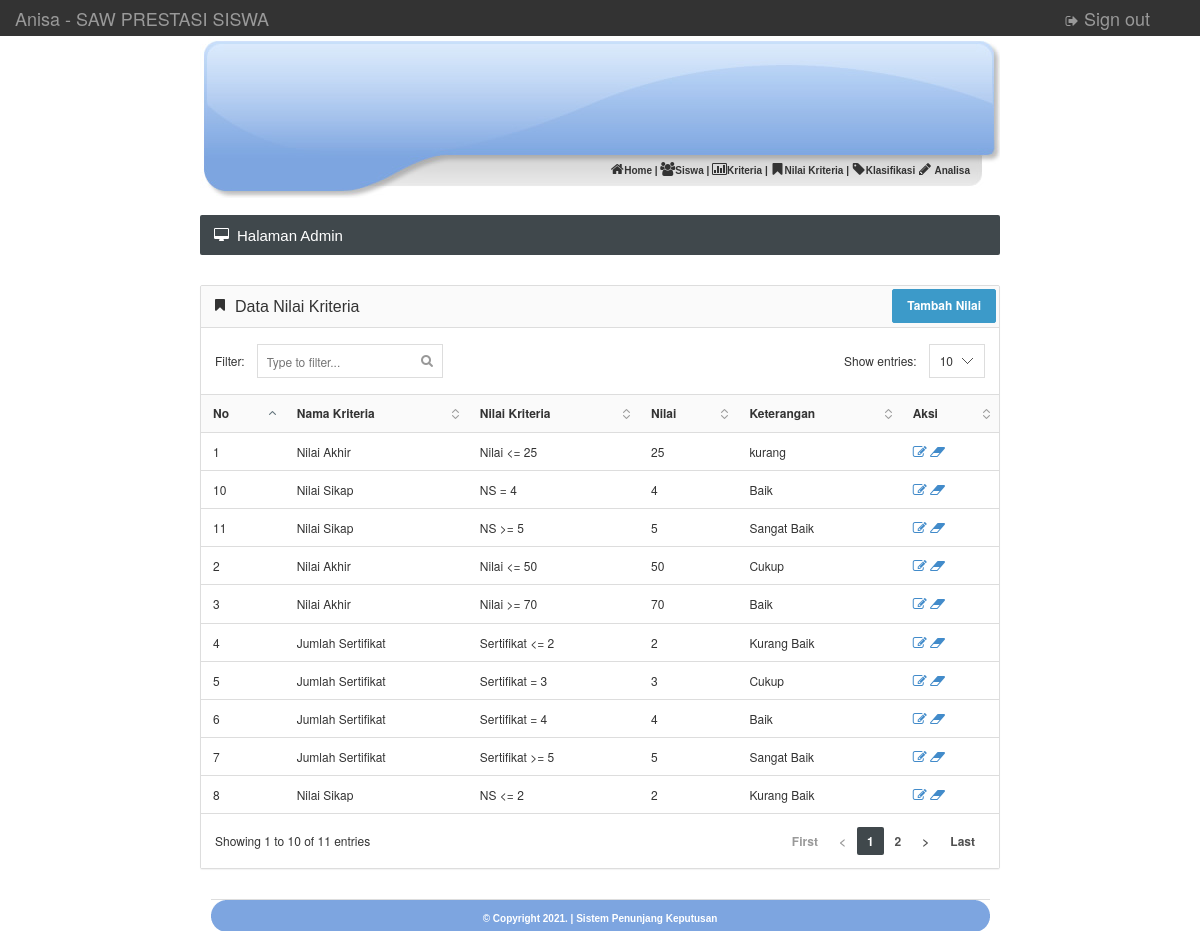
Screenshot of /admin/himpunan.php (signed in) with the database file from the repository.
### tables this page shows
CREATE TABLE `himpunan` (
  `id_himpunan` int(5) NOT NULL,
  `id_kriteria` int(5) NOT NULL,
  `namahimpunan` varchar(100) NOT NULL,
  `nilai` varchar(100) NOT NULL,
  `keterangan` varchar(100) NOT NULL
);

CREATE TABLE `kriteria` (
  `id_kriteria` int(5) NOT NULL,
  `namakriteria` varchar(100) NOT NULL,
  `atribut` varchar(100) NOT NULL
);

### admin/himpunan.php (the view)
<?php
include "head.php";
?>
			<?php include "menu.php"; ?>
			</div>
		<br />
		<div id="content">
			<div class="page-title">
				<h5><i class="fa fa-desktop"></i> Halaman Admin</h5>
			</div>
			<div class="panel panel-default">
				<div class="panel-heading" align="right"><h6 class="panel-title"><i class="fa fa-bookmark"></i> Data Nilai Kriteria</h6>
				<a href="himpunan_tambah.php"><input type="submit" value="Tambah Nilai" class="btn btn-info"></a>
				</div>
				<div class="datatable">
					<table class="table table-hover">
						<thead>
							<tr>
								<th>No</th>
								<th>Nama Kriteria</th>
								<th>Nilai Kriteria</th>
								<th>Nilai</th>
								<th>Keterangan</th>
								<th>Aksi</th>
							</tr>
						</thead>
						<tbody>
						<?php
						$nomor = 0;
						$hasil = mysqli_query($conn,"SELECT * FROM himpunan, kriteria where himpunan.id_kriteria=kriteria.id_kriteria order by himpunan.id_himpunan asc");
						while ($dataku = mysqli_fetch_array($hasil)) {
						?>
							<tr>
								<td><?php echo $nomor=$nomor+1;?></td>
								<td><?php echo $dataku['namakriteria']; ?></td>
								<td><?php echo $dataku['namahimpunan']; ?></td>
								<td><?php echo $dataku['nilai']; ?></td>
								<td><?php echo $dataku['keterangan']; ?></td>
								<td>
									<a href="himpunan_edit.php?id_himpunan=<?php echo $dataku['id_himpunan']; ?>">
									<i class='fa fa-edit'></i>
									</a>
									<a href="himpunan_hapus.php?id_himpunan=<?php echo $dataku['id_himpunan']; ?>">
									<i class='fa fa-eraser'></i>
									</a>
								</td>
							</tr>
						<?php }	?>
						</tbody>
					</table>
				</div>
			</div>
<?php include "footer.php" ?>

### images/style.css (style rules this page uses)
body { margin-top: 0px; margin-left: 0px; margin-right: 0px; margin-bottom: 0px; }
#content { width: 800px; }

### css/styles.css (style rules this page uses)
@media (min-width: 768px) { a, .btn, .caret, .close, .sidebar, .select2-choice abbr, .select2-highlighted, .ui-slider-range, .ui-datepicker-trigger, .ui-timepicker-list li, .checker span:after, .checker span, .navbar-toggle, .thumb-options, .select2-arrow b, .thumb-zoom img, .fc-button, .page-content { -webkit-transition: all 0.15s ease-in-out; -moz-transition: all 0.15s ease-in-out; -o-transition: all 0.15s ease-in-out; transition: all 0.15s ease-in-out; } }
.fa { position: relative; font-size: 14px; min-width: 14px; text-align: center; }
h1, h2, h3, h4, h5, h6, .navigation > li > a, .stats li span { font-family: 'Cuprum', sans-serif; font-weight: normal; }
.page-title { color: #fff; background-color: #40484C; -moz-box-shadow: 0 1px 0 #fff; -webkit-box-shadow: 0 1px 0 #FFF; box-shadow: 0 1px 0 #FFF; border-radius: 2px; margin-bottom: 30px; }
.page-title:after { content: ""; display: table; clear: both; }
.page-title h5 { margin: 0; float: left; display: block; font-size: 15px; padding: 13px 14px 12px 14px; line-height: 1; }
.dataTable { border-collapse: collapse; border-top: 1px solid #ddd; border-bottom: 1px solid #ddd; }
.dataTable thead th { background-color: #fafafa; cursor: pointer; }
.sorting { background: url('../images/interface/tables/sort_both.png') no-repeat 100%; padding-right: 24px!important; }
.sorting_asc { background: url('../images/interface/tables/sort_asc.png') no-repeat 100%; padding-right: 24px!important; }

### rows the page displays
himpunan: id_kriteria.namakriteria "Nilai Akhir", namahimpunan "Nilai <= 25", nilai "25", keterangan "kurang"
himpunan: nomor "2", id_kriteria.namakriteria "Nilai Akhir", namahimpunan "Nilai <= 50", nilai "50", keterangan "Cukup"
himpunan: nomor "3", id_kriteria.namakriteria "Nilai Akhir", namahimpunan "Nilai >= 70", nilai "70", keterangan "Baik"
himpunan: nomor "4", id_kriteria.namakriteria "Jumlah Sertifikat", namahimpunan "Sertifikat <= 2", nilai "2", keterangan "Kurang Baik"
himpunan: nomor "5", id_kriteria.namakriteria "Jumlah Sertifikat", namahimpunan "Sertifikat = 3", nilai "3", keterangan "Cukup"
himpunan: nomor "6", id_kriteria.namakriteria "Jumlah Sertifikat", namahimpunan "Sertifikat = 4", nilai "4", keterangan "Baik"
himpunan: nomor "7", id_kriteria.namakriteria "Jumlah Sertifikat", namahimpunan "Sertifikat >= 5", nilai "5", keterangan "Sangat Baik"
himpunan: nomor "8", id_kriteria.namakriteria "Nilai Sikap", namahimpunan "NS <= 2", nilai "2", keterangan "Kurang Baik"
himpunan: nomor "10", id_kriteria.namakriteria "Nilai Sikap", namahimpunan "NS = 4", nilai "4", keterangan "Baik"
himpunan: nomor "11", id_kriteria.namakriteria "Nilai Sikap", namahimpunan "NS >= 5", nilai "5", keterangan "Sangat Baik"
